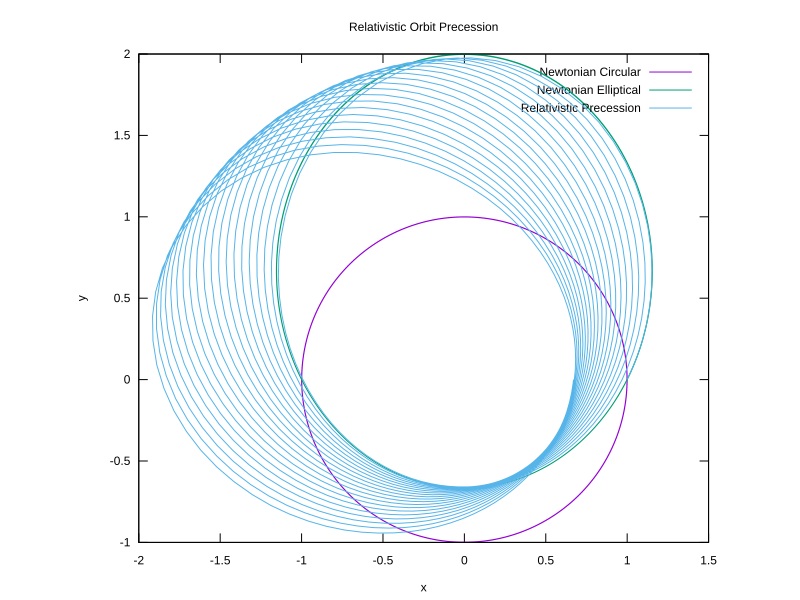

This chart was generated by the following gnuplot code:
set terminal svg background "white" size 800,600
set output "plot_relativistic.svg"
set title "Relativistic Orbit Precession"
set xlabel "x"
set ylabel "y"
set size ratio -1

plot \
    "orbit_newtonian_circle.data" using (1/$2)*cos($1):(1/$2)*sin($1) with lines title "Newtonian Circular", \
    "orbit_newtonian_ellipse.data" using (1/$2)*cos($1):(1/$2)*sin($1) with lines title "Newtonian Elliptical", \
    "orbit_relativistic.data" using (1/$2)*cos($1):(1/$2)*sin($1) with lines title "Relativistic Precession"
